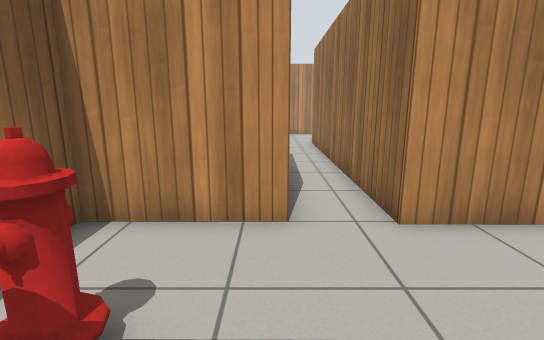
View 1 (above)

12 first-person views from a walk through a world built for the Gazebo simulator. The camera is 1 m above the floor, tilts 12° down and sees 85° across. The lines on the ground mark 1 m squares. The floor is counted in squares, 0.5 m on a side. Each view is taken from the middle of a square. On the plan, view 1 faces up. The plan holds only what a view shows up to about 17 squares ahead; the rest is blank. Gazebo's built-in surfaces are drawn with simple patterns. Simple shapes stand in for some stock models.

View 2
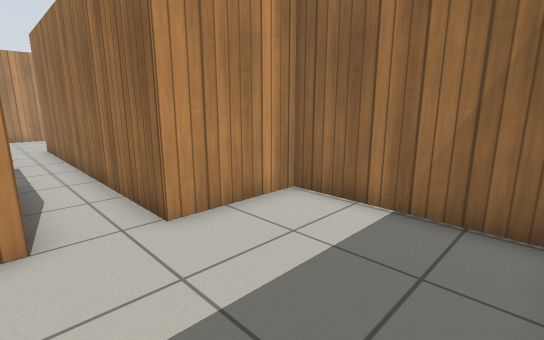

View 3
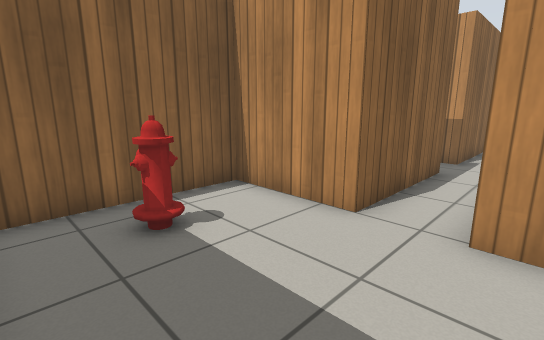

View 4
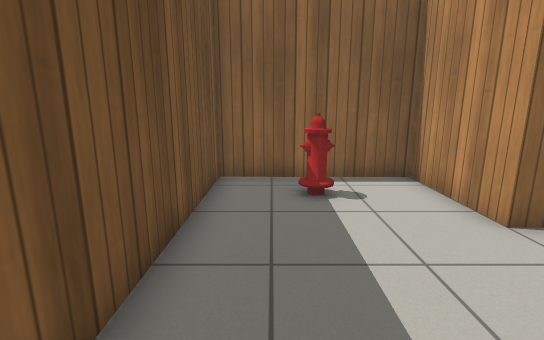

View 5
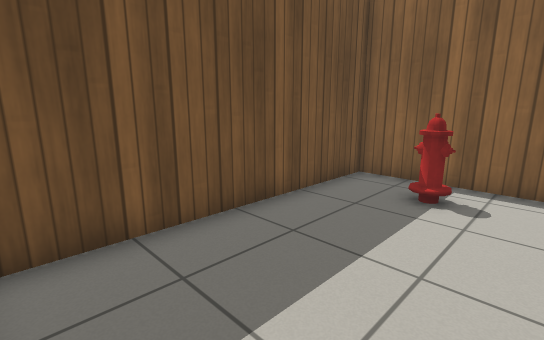

View 6
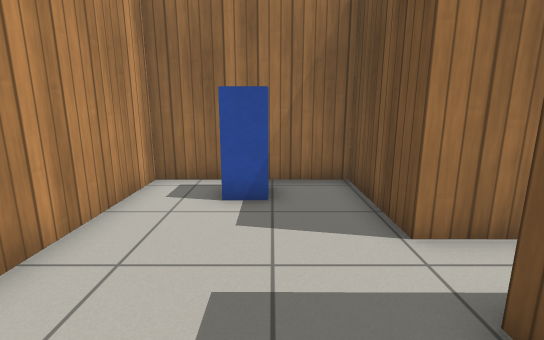

View 7
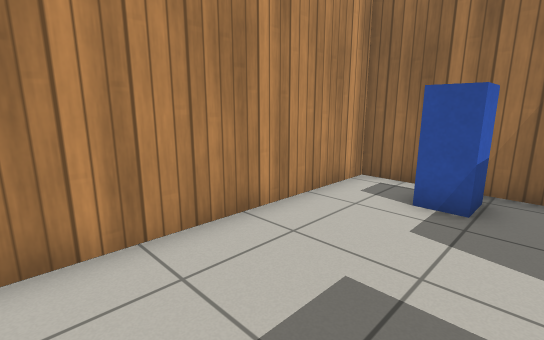

View 8
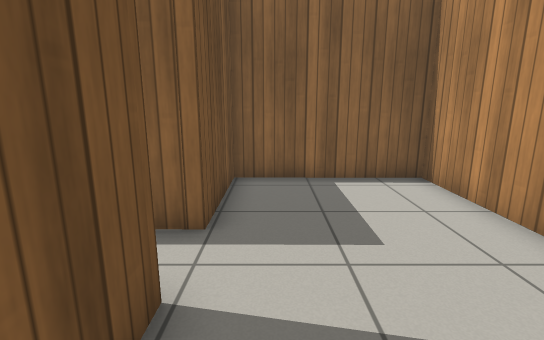

View 9
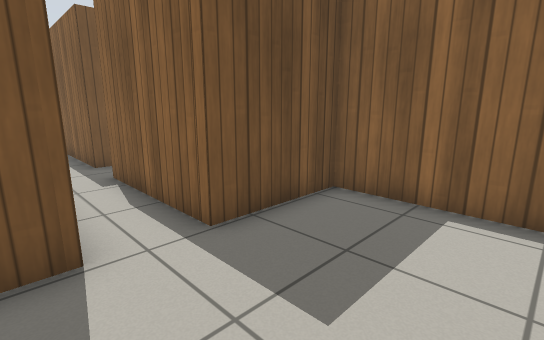

View 10
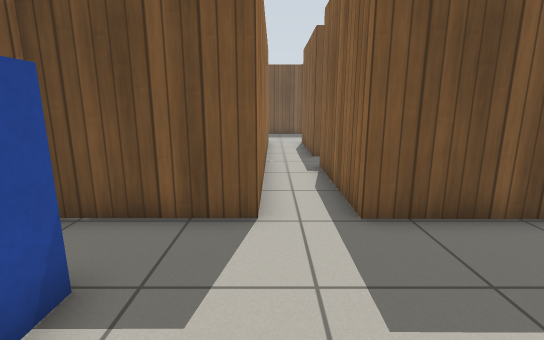

View 11
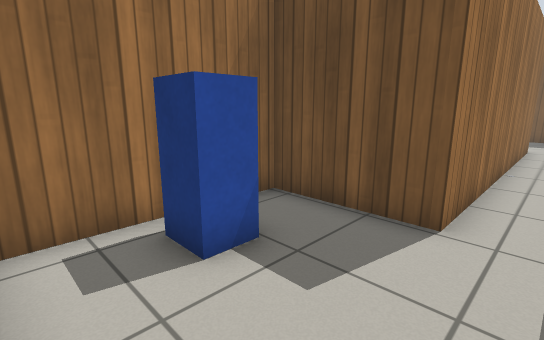

View 12
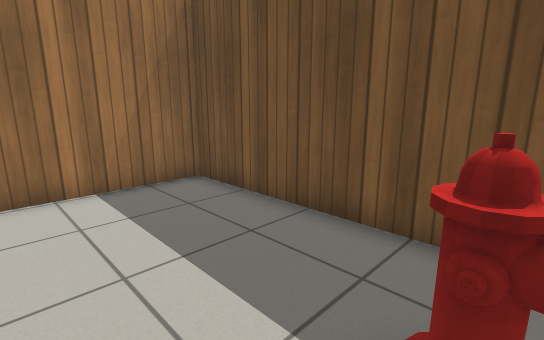

### Floor plan
Ten units are one square. View 1 is at (0, 0); x grows to the right and y downward. Boxes are objects, and circles mark ways between rooms. Rooms are numbered by the first view taken in them; rooms with no view inside come last. Other rooms are left out.
<svg viewBox="-39 -228 105 239">
<path fill="none" stroke="#000" d="M3 -50 -34 -50 -34 5 56 6 56 -50 22 -50M23 -114 23 -168 61 -169 61 -223 -33 -223 -33 -168 4 -168 3 -119"/>
<rect x="-25" y="-25" width="10" height="10" fill="#bbb"><title>fire hydrant</title></rect>
<rect x="35" y="-205" width="20" height="20" fill="#bbb"><title>postbox</title></rect>
<text x="10" y="-20">1</text>
<text x="10" y="-190">2</text>
</svg>

Where each view was taken, in squares from view 1:
view 1: 0 up, 0 right, facing up
view 2: 0 up, 0 right, facing up-right
view 3: 0 up, 3 right, facing up-left
view 4: 1 up, 5 right, facing left
view 5: 4 up, 5 right, facing down-left
view 6: 19 up, 2 left, facing right
view 7: 18 up, 2 left, facing up-right
view 8: 18 up, 5 right, facing left
view 9: 21 up, 3 right, facing down-left
view 10: 22 up, 2 right, facing down
view 11: 22 up, 1 right, facing down-right
view 12: 4 up, 2 left, facing down-right
